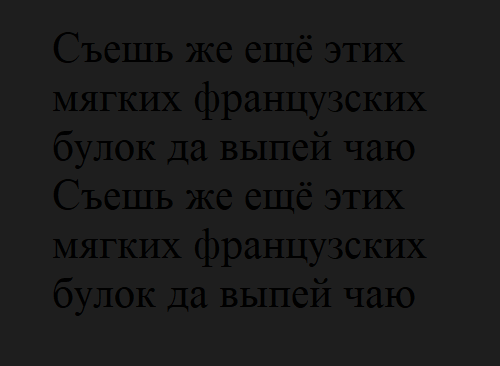
#> input picture lab2/provided/lab2/data/tst_img.png, 500 x 366 px
$ python main.py
#> lines starting #> are read from the running program, lines starting #| are printed output that depends on the picture
### lab2/provided/lab2/Binarizing/detectors.py
import numpy as np
import cv2


# Детектор по критерию идеального наблюдателя:
def optimal(img, s, mu):
    E = s ** 2  # энергия сигнала
    q = (np.double(img) - mu) * s  # корреляция
    h = E / 2  # пороговая величина
    imgo = np.uint8(q > h)  # решающее правило
    return imgo


# Детектор по критерию Неймана-Пирсона:
def Neyman_Pearson(img, mu, sigma):
    h = mu - 2 * sigma  # пороговая величина
    imgo = np.uint8(img > h)  # решающее правило
    return imgo


# Детектор по методу Оцу:
def Otsu(img):
    th, imgo = cv2.threshold(
        img, 0, 255, cv2.THRESH_BINARY + cv2.THRESH_OTSU
    )  # реализован в OpenCV
    return np.bool_(imgo)


# Адаптивный детектор по одному из алгоритмов:
def adaptive(img):

    # Параметры:
    R = 15  # размер апертуры
    rh = np.uint8(np.floor(R / 2))

    # Сдвиговое окно:
    def rolling_window(a, shape):
        s = (a.shape[0] - shape[0] + 1,) + (a.shape[1] - shape[1] + 1,) + shape
        strides = a.strides + a.strides
        return np.lib.stride_tricks.as_strided(a, shape=s, strides=strides)

    windows = rolling_window(img, (R, R))

    # расчет порога для каждого положения окна:
    h = np.zeros(img.shape)
    for y in range(windows.shape[0]):
        for x in range(windows.shape[1]):
            aper = windows[y][x]
            mu = np.mean(aper)
            sigma = np.std(aper)
            k = 0.03
            # расчет порога:
            h[y + rh][x + rh] = mu + k * sigma

    # решающее правило:
    imgo = img > h

    return imgo

### lab2/provided/lab2/Binarizing/metrics.py
import numpy as np

# Вычисление ошибки 1-го рода (ложный захват фоновых пикселей)
def I_error(ideal_img, bin_img):
    Cik = np.sum(
        ideal_img != 0
    )  # общее количество сигнальных пикселей на идеальном изображении
    TotalPix = np.prod(ideal_img.shape)  # общее количество пикселей на изображении
    Cki = np.sum(bin_img != 0)  # количество пикселей, определенных как сигнальные
    Ckk = np.sum(
        (ideal_img != 0) * bin_img
    )  # количество правильно определенных сигнальных пикселей

    Ierr = ((Cki - Ckk) / (TotalPix - Cik)) * 100

    return Ierr


# Вычисление ошибки 2-го рода (пропуск сигнальных пикселей):
def II_error(ideal_img, bin_img):

    Cik = np.sum(
        ideal_img != 0
    )  # общее количество сигнальных пикселей на идеальном изображении
    Ckk = np.sum(
        (ideal_img != 0) * bin_img
    )  # количество правильно определенных сигнальных пикселей
    IIerr = ((Cik - Ckk) / Cik) * 100

    return IIerr

### lab2/provided/lab2/Binarizing/show.py
import matplotlib.pyplot as plt
import numpy as np


# Инициализация области для осей на фигуре:
def axes_init(rect, title, ticks="off"):
    ax = plt.axes(rect)  # left, bottom, width, height
    if ticks == "off":
        ax.get_xaxis().set_visible(False)
        ax.get_yaxis().set_visible(False)
    ax.title.set_text(title)

    return ax


# Обновление изображения на фигуре:
def img_update(ax, img, title):
    ax.clear()
    ax.imshow(img, cmap="gray", vmin=0, vmax=np.max(img))
    ax.title.set_text(title)


# Обновление гистограммы на фигуре:
def hist_update(ax_hist, img, title):
    ax_hist.clear()
    ax_hist.grid()
    ax_hist.hist(img.flatten(), range=(0, 255), bins=255)
    ax_hist.title.set_text(title)

### lab2/provided/lab2/Binarizing/main.py
import cv2
import numpy as np
import matplotlib.pyplot as plt
import detectors as detectors  # функции для бинаризации изображения

# функции для измерения ошибок бинаризации
import metrics as metrics
import show as show  # функции для отрисовки
import os


# 0. Параметры:
TEST_IMG_FILE = os.path.join(
    os.path.dirname(__file__), "../data/tst_img.png"
)  # идеальное изображение объекта
mu = 120  # мат. ожидание аддитивного белого гауссовского шума
sigmas = np.arange(4, 30, 1)  # диапазон СКО шума для исследования


# 1. Константы:
# идеальное изображение без шума
ideal_img = np.uint8(cv2.imread(TEST_IMG_FILE, cv2.IMREAD_GRAYSCALE))
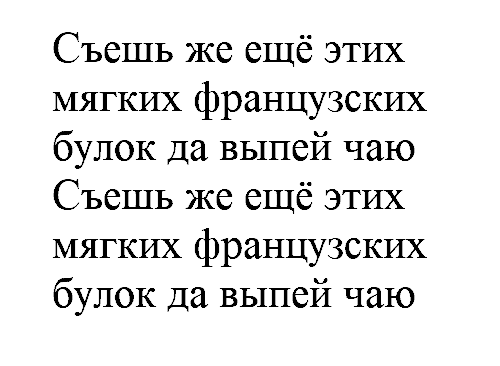
#> ideal_img: shape (366, 500); min 0, max 30, mean 27.4; drawn with min black and max white
# размеры изображения
img_size = ideal_img.shape
#> img_size = (366, 500)
# уровень сигнальных пикселей на идеальном изображении
s = ideal_img[0, 0]
#> s = 30
# исследуемые отношения сигнал/шум в дБ
SNRs = 10 * np.log10((s ** 2) / (np.array(sigmas) ** 2))
#> SNRs = 26 values, max 17.5 at index 0, min 0.294 at index 25, mean 6.34
# ошибки 1-го и 2-го рода для оптимального детектора
Ierr_img0 = IIerr_img0 = np.array([])
# ошибки 1-го и 2-го рода для детектора Неймана-Пирсона
Ierr_img1 = IIerr_img1 = np.array([])
# ошибки 1-го и 2-го рода для детектора Оцу
Ierr_img2 = IIerr_img2 = np.array([])
# ошибки 1-го и 2-го рода для адаптивного метода
Ierr_img3 = IIerr_img3 = np.array([])

# 2. Подготовка фигуры для вывода результатов бинаризации:
fig = plt.figure()
img_ax = show.axes_init([0.04, 0.54, 0.30, 0.40], "Original")
img_hist_ax = show.axes_init([0.40, 0.54, 0.57, 0.40], "Original histogram", "on")
imgo0_ax = show.axes_init([0.04, 0.04, 0.20, 0.40], "Optimal detector")
imgo1_ax = show.axes_init([0.28, 0.04, 0.20, 0.40], "Neyman-Pearson")
imgo2_ax = show.axes_init([0.52, 0.04, 0.20, 0.40], "Otsu")
imgo3_ax = show.axes_init([0.76, 0.04, 0.20, 0.40], "Adaptive")
plt.show(block=False)

# 3. Цикл по всем возможным значениям сигнал/шум:
for i, sigma in enumerate(sigmas):

    # 3.1. Генерация тестового изображения:
    img = np.uint8(ideal_img + np.round(np.random.normal(mu, sigma, img_size)))

    # 3.2. Бинаризация изображения разными методами:
    # с помощью критерия идеального наблюдателя
    imgo0 = detectors.optimal(img, s, mu)
    # с помощью критерия Неймана-Пирсона
    imgo1 = detectors.Neyman_Pearson(img, mu + s, sigma)
    imgo2 = detectors.Otsu(img)  # методом Оцу
    # адаптивным методом
#> (the run stopped early here; a loop or call above may not have finished)
